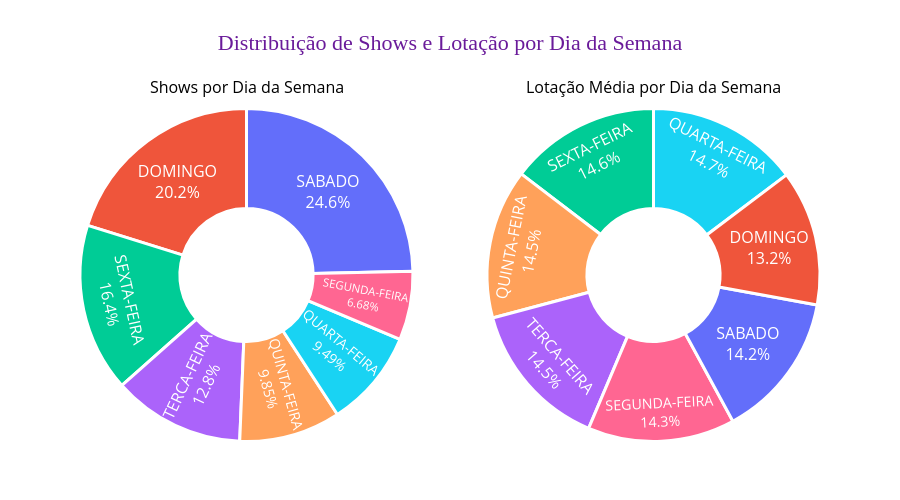

Notebook source saved alongside this figure:
### Markdown cell above
Observa-se uma maior média anual de shows nos meses de fevereiro e março, comportamento possivelmente associado à realização do festival Lollapalooza, tradicionalmente ocorrido nesse período. Além disso, nota-se um aumento da média de shows ao longo do segundo semestre, o que pode estar relacionado à realização bianual do festival The Town.

Em contraste, os meses de dezembro, janeiro e fevereiro apresentam dinâmicas específicas do calendário, como festas de fim de ano, férias escolares e maior deslocamento da população para viagens. Soma-se a esse contexto o período do Carnaval, caracterizado por uma grande quantidade de eventos musicais gratuitos distribuídos pela cidade, o que pode impactar tanto a oferta quanto o perfil dos shows registrados na base.

Em relação ao público estimado, o comportamento observado é bastante semelhante ao da quantidade de shows, com diferenças mais perceptíveis nos meses de janeiro e novembro, indicando possíveis variações na taxa média de ocupação desses períodos.

### Code cell
# Média de número de shows por dia da semana (pizza)

fig = make_subplots(
    rows=1,
    cols=2,
    specs=[[{'type': 'domain'}, {'type': 'domain'}]],
    subplot_titles=[
        'Shows por Dia da Semana',
        'Lotação Média por Dia da Semana'
    ]
)

df_dia = ( agrupar(df, ['data', 'dia_semana'], met='size') .reset_index(name='shows_no_dia') ) 
df_sem_media = ( agrupar(df_dia, ['dia_semana'], col_sel='shows_no_dia', met='mean') .reset_index(name='media_shows') )
fig1 = px.pie(
    df_sem_media,
    values='media_shows',
    names='dia_semana',
    hole=0.4,
    color_discrete_sequence=['#5E17EB', '#9C27B0', '#00BCD4', '#4CAF50']
)
fig.add_trace(fig1.data[0], row=1, col=1)

df_dia2 = (agrupar(df, ['dia_semana'], col_sel = 'lotacao_pct').reset_index(name='lot_no_dia'))
fig2 = px.pie(
    df_dia2,
    values='lot_no_dia',
    names='dia_semana',
    hole=0.4,
    color_discrete_sequence=['#5E17EB', '#9C27B0', '#00BCD4', '#4CAF50']
)
fig.add_trace(fig2.data[0], row=1, col=2)

fig.update_traces(
    textposition='inside',
    textinfo='percent+label',
    textfont=dict(size=16, color='white'),
    marker=dict(line=dict(color='white', width=3)),
    hovertemplate='<b>%{label}</b><br>Valor: <b>%{value}</b><br>%{percent}<extra></extra>'
)

fig.update_layout(
    height=500,
    showlegend=False,
    paper_bgcolor='white',
    plot_bgcolor='white',
    font=dict(color='black'),
    title=dict(
        text='Distribuição de Shows e Lotação por Dia da Semana',
        x=0.5,
        font=dict(size=22, color='#6A1B9A', family='Arial Black')
    ),
    margin=dict(t=100, b=50)
)

fig.show()

### Figure 1 — Plotly figure (JSON) as saved in the notebook; plotly's stock layout.template omitted (floating-point values rounded to 4 significant figures)
{"data": [{"domain": {"x": [0, 0.45], "y": [0, 1]}, "hole": 0.4, "hovertemplate": "<b>%{label}</b><br>Valor: <b>%{value}</b><br>%{percent}<extra></extra>", "labels": ["DOMINGO", "QUARTA-FEIRA", "QUINTA-FEIRA", "SABADO", "SEGUNDA-FEIRA", "SEXTA-FEIRA", "TERCA-FEIRA"], "legendgroup": "", "marker": {"line": {"color": "white", "width": 3}}, "name": "", "showlegend": true, "textfont": {"color": "white", "size": 16}, "textinfo": "percent+label", "textposition": "inside", "type": "pie", "values": [8.691, 4.086, 4.241, 10.61, 2.875, 7.044, 5.514]}, {"domain": {"x": [0.55, 1], "y": [0, 1]}, "hole": 0.4, "hovertemplate": "<b>%{label}</b><br>Valor: <b>%{value}</b><br>%{percent}<extra></extra>", "labels": ["DOMINGO", "QUARTA-FEIRA", "QUINTA-FEIRA", "SABADO", "SEGUNDA-FEIRA", "SEXTA-FEIRA", "TERCA-FEIRA"], "legendgroup": "", "marker": {"line": {"color": "white", "width": 3}}, "name": "", "showlegend": true, "textfont": {"color": "white", "size": 16}, "textinfo": "percent+label", "textposition": "inside", "type": "pie", "values": [0.8146, 0.9121, 0.9004, 0.8792, 0.8845, 0.9048, 0.8963]}], "layout": {"annotations": [{"font": {"size": 16}, "showarrow": false, "text": "Shows por Dia da Semana", "x": 0.225, "xanchor": "center", "xref": "paper", "y": 1, "yanchor": "bottom", "yref": "paper"}, {"font": {"size": 16}, "showarrow": false, "text": "Lotação Média por Dia da Semana", "x": 0.775, "xanchor": "center", "xref": "paper", "y": 1, "yanchor": "bottom", "yref": "paper"}], "font": {"color": "black"}, "height": 500, "margin": {"b": 50, "t": 100}, "paper_bgcolor": "white", "plot_bgcolor": "white", "showlegend": false, "title": {"font": {"color": "#6A1B9A", "family": "Arial Black", "size": 22}, "text": "Distribuição de Shows e Lotação por Dia da Semana", "x": 0.5}}}
